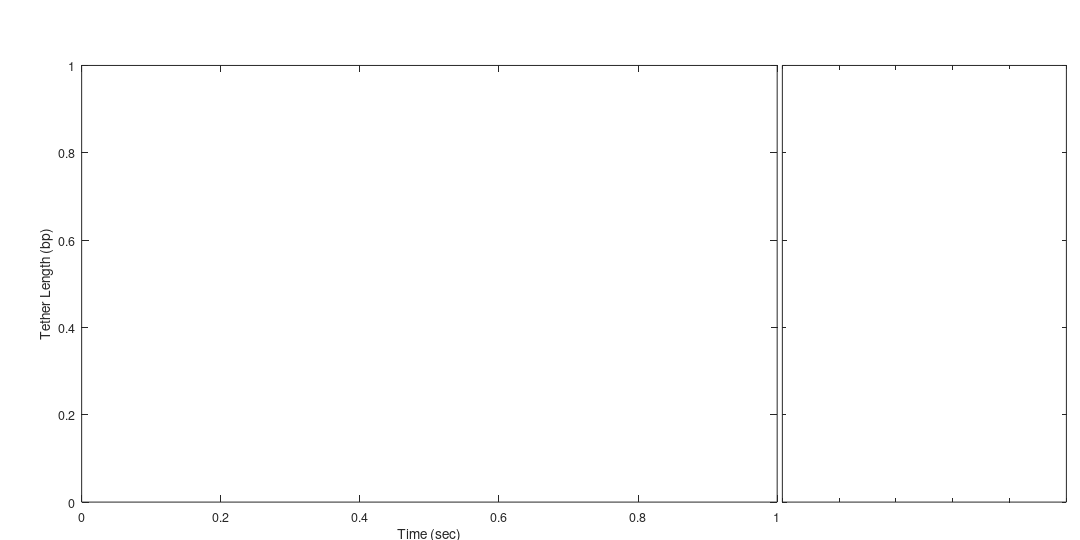

MATLAB code for this plot: (Note: this script raises an error after producing the figure.)
function BurstSize__Main()
% Load trace, select a feedback cycle, filtering frequency. Then the
% function allows the user to select a region of the trace to compute the
% kernel density and thus measure the burst size. The regions have to be
% selected manually. Eventually I need to make a way of saving the results
% to one location.
%
% Gheorghe Chistol, 29 dec 2012

    Bandwidth = 2500; %in hertz
    FiltFreq  = 250; %initial filtering frequency
    FiltFreqPeaks = 60;
    FiltFact  = round(Bandwidth/FiltFreq); %Filtering Factor
    FiltFactLow  = round(Bandwidth/FiltFreqPeaks); %Filtering peaks

    %% Select the portion of the data that you want analyzed
    Length = [];
    Time   = [];
    figure('Units','normalized','Position',[0.0073    0.0651    0.9876    0.8659],'Resize','on','Name','No Data Has Been Loaded Yet','PaperPosition',[0 0 12 6]);
    PlotAxis   = axes('Units','normalized','Position',[0.0756    0.0702    0.6440    0.8086],'Box','on','Layer','top','Tag','PlotAxes');
    xlabel('Time (sec)'); ylabel('Tether Length (bp)');

    KernelAxis = axes('Units','normalized','Position',[0.7244    0.0702    0.2630    0.8086],'Box','on','Layer','top','Tag','KernelAxes');
    set(gca,'XTickLabel',[],'YTickLabel',[]);

    BurstSize__Main_GUI('Initialize');
end